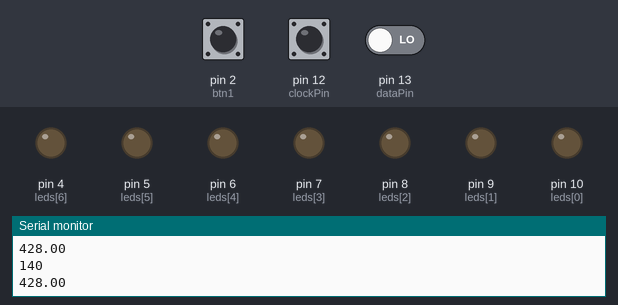
The sketch below on a simulated Arduino Uno, built with avr-gcc and run on an emulated ATmega328P. Shown: output pins drawn as LEDs (lit = HIGH), the last lines printed to the serial monitor. Inputs (shaded band) come from the test bench; at power-on: pin 2 (btn1) LOW, pin 12 (clockPin) LOW, pin 13 (dataPin) LOW. Pins used as bus, display or sensor lines are not drawn.

Above: at 1.2 s.
1.3 s: pin 2 (btn1) pulled HIGH for 0.15 s
At 3.6 s:
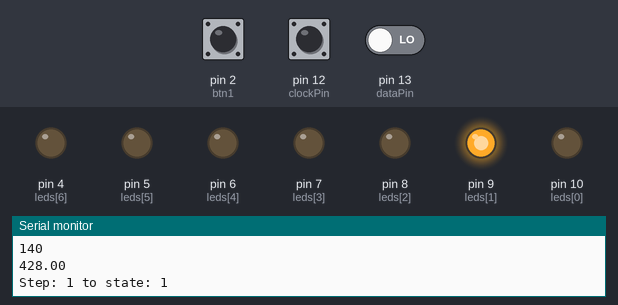
4.3 s: pin 12 (clockPin) driven HIGH
At 7.1 s:
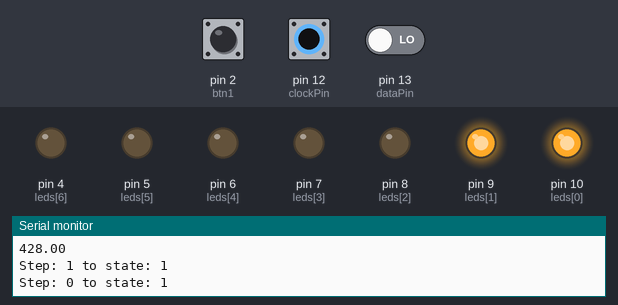
7.3 s: pin 13 (dataPin) driven HIGH
10.3 s: pin 2 (btn1) pulled HIGH for 1 s
At 10.9 s:
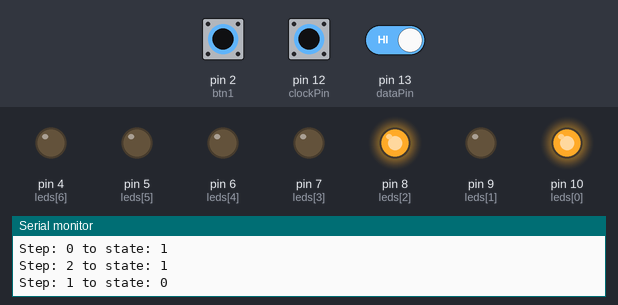
13.5 s: pin 2 (btn1) pulled HIGH for 3.2 s
18.2 s: pin 12 (clockPin) pulsed LOW 2 times (0.12 s each, 0.3 s apart)
At 21.5 s:
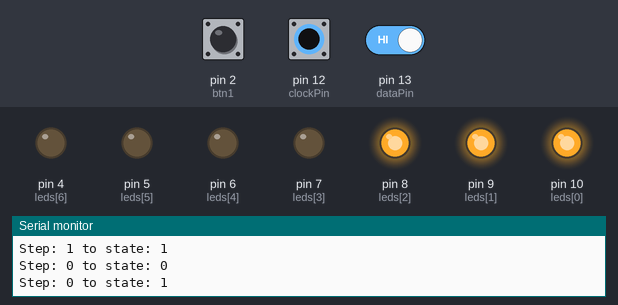
Timing chart, 0 to 22.2 s (numbered marks = the images above; inputs shaded):
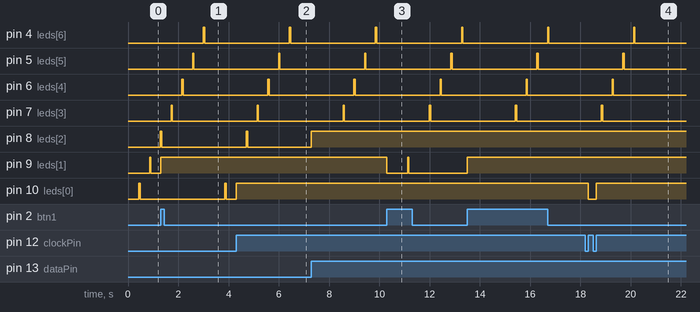

The sketch:

MinimalSequenzer.ino
```cpp
/*
 * MinimalstepSequencer
 * Rubens Bandelin 2018
 * I force myself to eat no Cheeseburger
 */

#include <Button.h>

Button btn0 (12, false, false, 100);
Button btn1 (2, false, false, 100);
Button btn2 (13, false, false, 100);
Button btn3 (NULL, false, false, 100);
Button btn4 (NULL, false, false, 100);
Button btn5 (NULL, false, false, 100);
Button btn6 (NULL, false, false, 100);
Button btn7 (NULL, false, false, 100);

int const latchPin = 11;
int const dataPin = 13;
int const clockPin = 12;

byte switchVar1 = 72;

int const NUMBER_OF_STEPS = 8;
int const clockIn = A5;
int const clockOut = 0;
int const gateOut = 3;
//int leds[8] = {4,5,6,7,8,9,10,11};
int const leds[8] = {10,9,8,7,6,5,4,3};
int stepSequence[8] = {0,0,0,0,0,0,0,0};
int offsets[8] = {0,0,0,0,0,0,0,0};
unsigned long sustains[8] = {0,0,0,0,0,0,0,0};
int bpmArry[3];
int bpm;
int beat;
float interval;
unsigned long elapsedMillis = 0;
unsigned long currentMillis;
unsigned long tempMillis = 0;
unsigned long newMillis = 0;

void setup() {
  Serial.begin(9600);
  pinMode(latchPin, OUTPUT);
  pinMode(clockPin, OUTPUT);
  pinMode(dataPin, INPUT);
  setBpm(0, 1);
  setBpm(1, 4);
  setBpm(2, 0);
  pinMode(gateOut, OUTPUT);
  for (int i = 0; i < NUMBER_OF_STEPS; i++){
    pinMode(leds[i], OUTPUT);
    setOffset(i, 0);
  }
}

void setBpm(int pos, int value){
  bpmArry[pos] = value;
  bpm = ((bpmArry[0]*100)+(bpmArry[1]*10)+bpmArry[2]);
  interval = (60000 / bpm);
  Serial.println(bpm);
  Serial.println(interval);
}

void setInterval() {
  if (analogRead(clockIn) > 100) {
    tempMillis = millis();
  }
  if ((tempMillis > millis()-10) && (analogRead(clockIn) > 100)) {
    newMillis = millis();
  }
  interval = newMillis - tempMillis;
  Serial.println(interval);
}

void setStepState(int step, int state) {
  stepSequence[step] = state;
}

void invertStepState(int step) {
  stepSequence[step] = stepSequence[step]? 0 : 1;
  Serial.print("Step: ");
  Serial.print(step);
  Serial.print(" to state: ");
  Serial.println(stepSequence[step]);
}

void clearSteps(){
  for (int i = 0; i < NUMBER_OF_STEPS; i++){
    setStepState(i, 0);
  }
}

void setOffset(int pos, int value) {
  offsets[pos] = value + interval;
}

void setAndSustain(int pos, int duration){
  digitalWrite(gateOut, LOW);
  digitalWrite(leds[pos], HIGH);
  if (stepSequence[pos] == 1) {
    digitalWrite(gateOut, HIGH);
  }
  else if (stepSequence[pos] == 0) {
    digitalWrite(gateOut, LOW);
  }
  sustains[pos] = millis() + duration;
}

void loop() {
  //setInterval();
  currentMillis = millis();
  btn0.read();
  btn1.read();
  btn2.read();

  for (int i = 0; i < NUMBER_OF_STEPS; i++){
    if ( sustains[i] < millis())
      digitalWrite(leds[i], stepSequence[i]);
  }

  if (currentMillis - elapsedMillis >= offsets[(beat)%NUMBER_OF_STEPS]) {
    setAndSustain((beat)%NUMBER_OF_STEPS, 50);
    elapsedMillis = currentMillis;
    beat++;
  }

  if (btn0.wasPressed()) {
    invertStepState(0);
  }
  if (btn1.wasPressed()) {
    invertStepState(1);
  }
  if (btn2.wasPressed()) {
    invertStepState(2);
  }
  if (btn3.wasPressed()) {
    invertStepState(3);
  }
  if (btn4.wasPressed()) {
    invertStepState(4);
  }
  if (btn5.wasPressed()) {
    invertStepState(5);
  }
  if (btn6.wasPressed()) {
    invertStepState(6);
  }
  if (btn7.wasPressed()) {
    invertStepState(7);
  }
}
```

Measured:
- after the input at 1.3 s, pin 9 (leds[1]): LOW → HIGH after 0.00 s instead of 3.0 s
- after the input at 4.3 s, pin 10 (leds[0]): LOW → HIGH after 0.00 s instead of 3.0 s
- after the input at 10.3 s, pin 9 (leds[1]): HIGH → LOW at once, → HIGH 0.83 s later, → LOW 0.05 s later
- after the input at 18.2 s, pin 10 (leds[0]): HIGH → LOW after 0.12 s, → HIGH 0.30 s later
